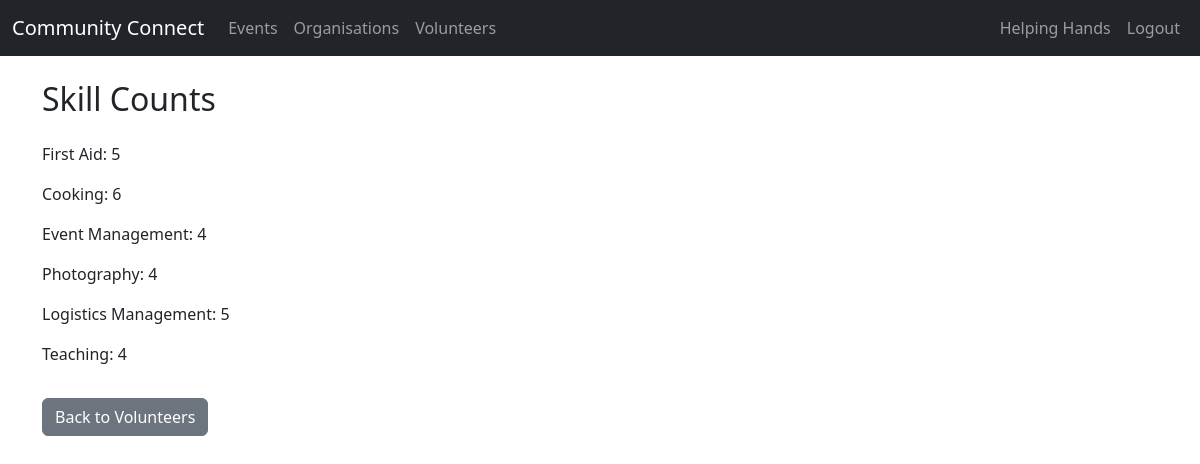
The app's page /volunteers/stats (signed in), older data.
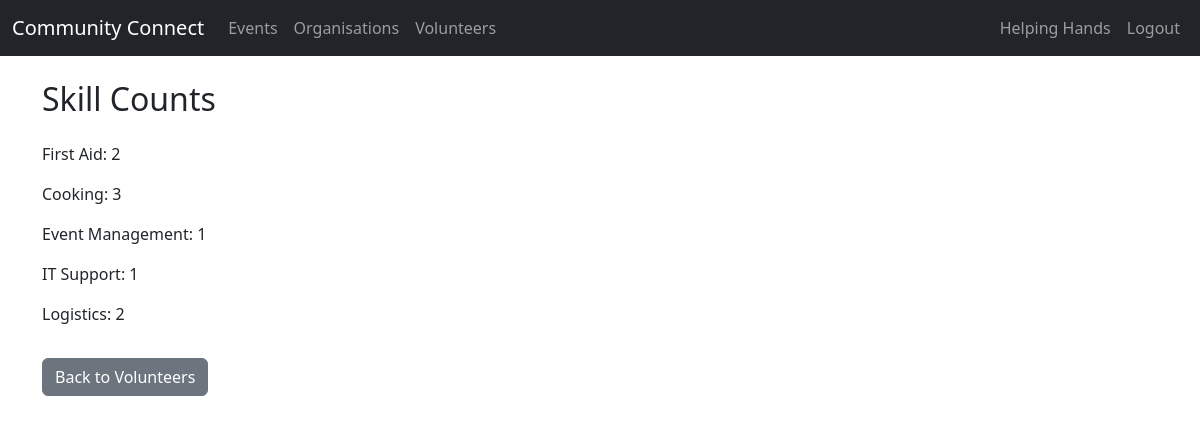
The same page, newer data.
### tables this page shows
CREATE TABLE Skills (
    SkillID INTEGER PRIMARY KEY AUTOINCREMENT,
    Name TEXT(50) NOT NULL,
    Description TEXT(255)
);

### app.py (the view)
@app.route("/volunteers/stats", methods=["GET", "POST"])
@login_required
def volunteer_stats():
    db = get_db()
    skill_count = db.execute(
        """SELECT s.Name, COUNT(*) AS SkillCount
           FROM Volunteers v JOIN VolunteerSkills vs ON v.VolunteerID = vs.VolunteerID
           JOIN Skills s ON vs.SkillID = s.SkillID
           GROUP BY vs.SkillID"""
    ).fetchall()
    return render_template("volunteer_stats.html", skillcount=skill_count)

### app.py (called while the page is built)
def get_db():
    db = getattr(g, "_database", None)
    if db is None:
        db = g._database = sqlite3.connect(DATABASE)
        db.row_factory = sqlite3.Row  # This allows accessing columns by name
    return db

@app.teardown_appcontext
def close_connection(exception):
    db = getattr(g, "_database", None)
    if db is not None:
        db.close()

def login_required(f):
    @wraps(f)
    def decorated_function(*args, **kwargs):
        if "user_id" not in session:
            flash("Please log in first.", "error")
            return redirect(url_for("login"))
        return f(*args, **kwargs)
    return decorated_function

### templates/volunteer_stats.html
{% extends "base.html" %}
{% block content %}
<h2 class="mb-4">Skill Counts</h2>
{% for skill in skillcount %}
<p>{{skill.Name}}: {{ skill.SkillCount }}</p>
{% endfor %}
<a href="{{ url_for('list_volunteers') }}" class="btn btn-secondary mt-3">Back to Volunteers</a>
{% endblock %}

Row changes from the older to the newer data that the page shows:
removed Skills: Name "Photography", SkillCount "4"
removed Skills: Name "Teaching", SkillCount "4"
changed Skills "First Aid": SkillCount "5" → "2"
changed Skills "Cooking": SkillCount "6" → "3"
changed Skills "Event Management": SkillCount "4" → "1"
added Skills: Name "IT Support", SkillCount "1"
changed Skills: Name "Logistics Management" → "Logistics"; SkillCount "5" → "2"
